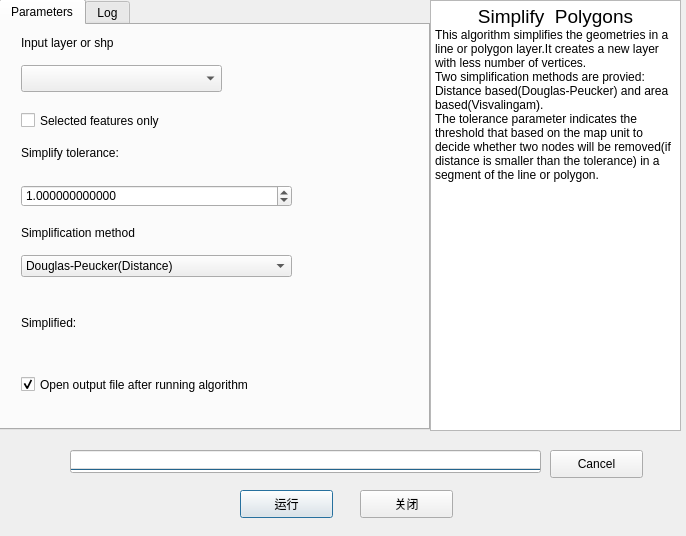
<?xml version="1.0" encoding="UTF-8"?>
<ui version="4.0">
 <class>SimplifyWindow</class>
 <widget class="QDialog" name="SimplifyWindow">
  <property name="geometry">
   <rect>
    <x>0</x>
    <y>0</y>
    <width>686</width>
    <height>536</height>
   </rect>
  </property>
  <property name="windowTitle">
   <string>Simplify Polygons</string>
  </property>
  <property name="windowIcon">
   <iconset resource="../resources.qrc">
    <normaloff>:/plugins/CartoGrapher/resources/m.svg</normaloff>:/plugins/CartoGrapher/resources/m.svg</iconset>
  </property>
  <widget class="QWidget" name="horizontalLayoutWidget">
   <property name="geometry">
    <rect>
     <x>-1</x>
     <y>-1</y>
     <width>431</width>
     <height>431</height>
    </rect>
   </property>
   <layout class="QHBoxLayout" name="horizontalLayout_5">
    <item>
     <widget class="QTabWidget" name="tabWidget_3">
      <property name="currentIndex">
       <number>0</number>
      </property>
      <widget class="QWidget" name="Parameters_3">
       <attribute name="title">
        <string>Parameters</string>
       </attribute>
       <widget class="QLabel" name="label_9">
        <property name="geometry">
         <rect>
          <x>20</x>
          <y>10</y>
          <width>171</width>
          <height>16</height>
         </rect>
        </property>
        <property name="text">
         <string>Input layer or shp</string>
        </property>
       </widget>
       <widget class="QgsMapLayerComboBox" name="mapLayerComboBox_3">
        <property name="geometry">
         <rect>
          <x>20</x>
          <y>40</y>
          <width>201</width>
          <height>27</height>
         </rect>
        </property>
       </widget>
       <widget class="QCheckBox" name="select_checkBox_3">
        <property name="geometry">
         <rect>
          <x>20</x>
          <y>80</y>
          <width>211</width>
          <height>31</height>
         </rect>
        </property>
        <property name="text">
         <string>Selected features only</string>
        </property>
       </widget>
       <widget class="QLabel" name="label_10">
        <property name="geometry">
         <rect>
          <x>20</x>
          <y>120</y>
          <width>171</width>
          <height>16</height>
         </rect>
        </property>
        <property name="text">
         <string>Simplify tolerance:</string>
        </property>
       </widget>
       <widget class="QLabel" name="label_11">
        <property name="geometry">
         <rect>
          <x>20</x>
          <y>290</y>
          <width>91</width>
          <height>16</height>
         </rect>
        </property>
        <property name="text">
         <string>Simplified:</string>
        </property>
       </widget>
       <widget class="QgsFileWidget" name="output_FileWidget_3">
        <property name="geometry">
         <rect>
          <x>20</x>
          <y>310</y>
          <width>321</width>
          <height>27</height>
         </rect>
        </property>
       </widget>
       <widget class="QCheckBox" name="output_checkBox_3">
        <property name="geometry">
         <rect>
          <x>20</x>
          <y>350</y>
          <width>351</width>
          <height>19</height>
         </rect>
        </property>
        <property name="text">
         <string>Open output file after running algorithm</string>
        </property>
        <property name="checked">
         <bool>true</bool>
        </property>
       </widget>
       <widget class="QComboBox" name="simplifyComboBox">
        <property name="geometry">
         <rect>
          <x>20</x>
          <y>230</y>
          <width>271</width>
          <height>22</height>
         </rect>
        </property>
        <item>
         <property name="text">
          <string>Douglas-Peucker(Distance)</string>
         </property>
        </item>
        <item>
         <property name="text">
          <string>Visvalingam(Area)</string>
         </property>
        </item>
       </widget>
       <widget class="QLabel" name="label_12">
        <property name="geometry">
         <rect>
          <x>20</x>
          <y>200</y>
          <width>191</width>
          <height>16</height>
         </rect>
        </property>
        <property name="text">
         <string>Simplification method</string>
        </property>
       </widget>
       <widget class="QDoubleSpinBox" name="tolerance_doubleSpinBox">
        <property name="geometry">
         <rect>
          <x>20</x>
          <y>160</y>
          <width>271</width>
          <height>22</height>
         </rect>
        </property>
        <property name="decimals">
         <number>12</number>
        </property>
        <property name="singleStep">
         <double>0.010000000000000</double>
        </property>
        <property name="value">
         <double>1.000000000000000</double>
        </property>
       </widget>
      </widget>
      <widget class="QWidget" name="Log_3">
       <attribute name="title">
        <string>Log</string>
       </attribute>
      </widget>
     </widget>
    </item>
   </layout>
  </widget>
  <widget class="QWidget" name="horizontalLayoutWidget_2">
   <property name="geometry">
    <rect>
     <x>430</x>
     <y>0</y>
     <width>251</width>
     <height>431</height>
    </rect>
   </property>
   <layout class="QHBoxLayout" name="horizontalLayout_6">
    <item>
     <widget class="QTextEdit" name="textEdit_3">
      <property name="html">
       <string>&lt;!DOCTYPE HTML PUBLIC &quot;-//W3C//DTD HTML 4.0//EN&quot; &quot;http://www.w3.org/TR/REC-html40/strict.dtd&quot;&gt;
&lt;html&gt;&lt;head&gt;&lt;meta name=&quot;qrichtext&quot; content=&quot;1&quot; /&gt;&lt;style type=&quot;text/css&quot;&gt;
p, li { white-space: pre-wrap; }
&lt;/style&gt;&lt;/head&gt;&lt;body style=&quot; font-family:'SimSun'; font-size:9pt; font-weight:400; font-style:normal;&quot;&gt;
&lt;p align=&quot;center&quot; style=&quot; margin-top:0px; margin-bottom:0px; margin-left:0px; margin-right:0px; -qt-block-indent:0; text-indent:0px;&quot;&gt;&lt;span style=&quot; font-size:14pt;&quot;&gt;Simplify  Polygons&lt;/span&gt;&lt;/p&gt;
&lt;p style=&quot; margin-top:0px; margin-bottom:0px; margin-left:0px; margin-right:0px; -qt-block-indent:0; text-indent:0px;&quot;&gt;This algorithm simplifies the geometries in a line or polygon layer.It creates a new layer with less number of vertices.&lt;/p&gt;
&lt;p style=&quot; margin-top:0px; margin-bottom:0px; margin-left:0px; margin-right:0px; -qt-block-indent:0; text-indent:0px;&quot;&gt;Two simplification methods are provied:  Distance based(Douglas-Peucker) and area based(Visvalingam).&lt;/p&gt;
&lt;p style=&quot; margin-top:0px; margin-bottom:0px; margin-left:0px; margin-right:0px; -qt-block-indent:0; text-indent:0px;&quot;&gt;The tolerance parameter indicates the threshold that based on the map unit to decide whether two nodes will be removed(if distance is smaller than the tolerance) in a segment of the line or polygon.&lt;/p&gt;&lt;/body&gt;&lt;/html&gt;</string>
      </property>
     </widget>
    </item>
   </layout>
  </widget>
  <widget class="QPushButton" name="closeBtn">
   <property name="geometry">
    <rect>
     <x>360</x>
     <y>490</y>
     <width>93</width>
     <height>28</height>
    </rect>
   </property>
   <property name="text">
    <string>关闭</string>
   </property>
  </widget>
  <widget class="QProgressBar" name="progressBar">
   <property name="geometry">
    <rect>
     <x>70</x>
     <y>450</y>
     <width>471</width>
     <height>23</height>
    </rect>
   </property>
   <property name="value">
    <number>0</number>
   </property>
   <property name="orientation">
    <enum>Qt::Vertical</enum>
   </property>
   <property name="invertedAppearance">
    <bool>false</bool>
   </property>
   <property name="textDirection">
    <enum>QProgressBar::BottomToTop</enum>
   </property>
  </widget>
  <widget class="QPushButton" name="runBtn">
   <property name="geometry">
    <rect>
     <x>240</x>
     <y>490</y>
     <width>93</width>
     <height>28</height>
    </rect>
   </property>
   <property name="text">
    <string>运行</string>
   </property>
   <property name="default">
    <bool>true</bool>
   </property>
  </widget>
  <widget class="QPushButton" name="cancelBtn">
   <property name="geometry">
    <rect>
     <x>550</x>
     <y>450</y>
     <width>93</width>
     <height>28</height>
    </rect>
   </property>
   <property name="text">
    <string>Cancel</string>
   </property>
  </widget>
 </widget>
 <customwidgets>
  <customwidget>
   <class>QgsFileWidget</class>
   <extends>QWidget</extends>
   <header>qgsfilewidget.h</header>
  </customwidget>
  <customwidget>
   <class>QgsMapLayerComboBox</class>
   <extends>QComboBox</extends>
   <header>qgsmaplayercombobox.h</header>
  </customwidget>
 </customwidgets>
 <resources>
  <include location="../resources.qrc"/>
 </resources>
 <connections/>
</ui>
